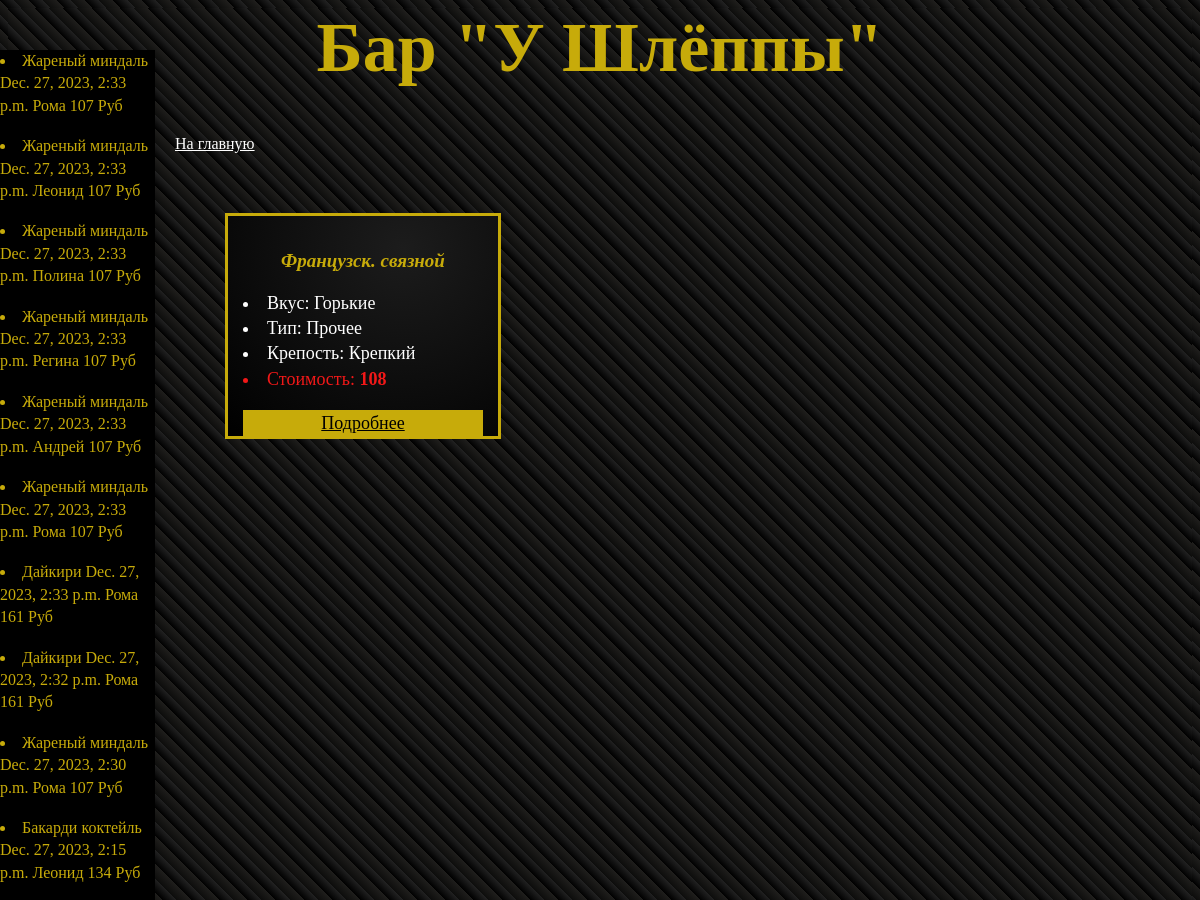
Before: /taste/2/ (upper part) with the older database file.
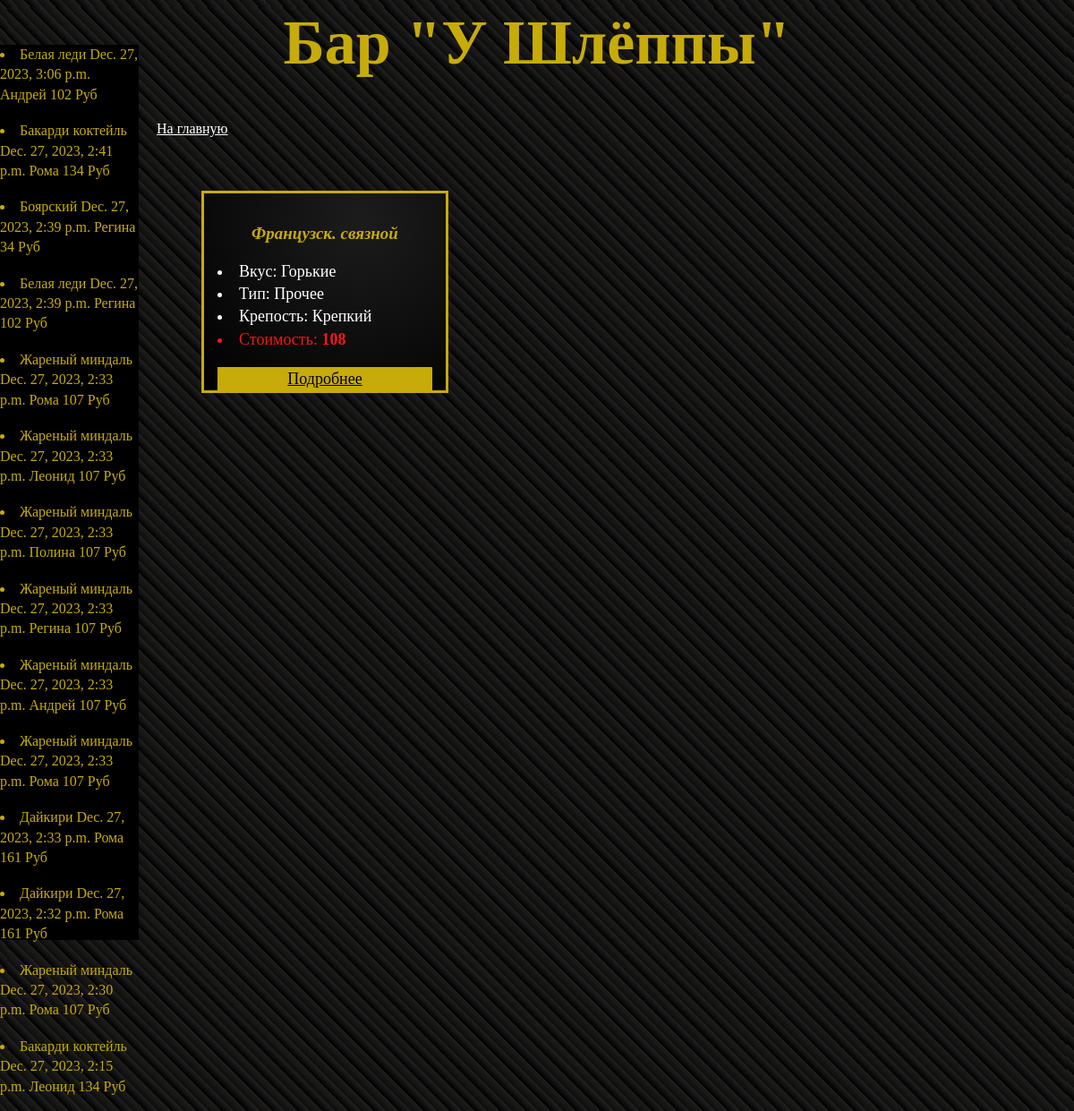
After: the same page with the newer database file.
### cocktails/models.py (models this page shows)
class Cocktail(models.Model):
    name = models.CharField(max_length=200)
    ingridients = models.ManyToManyField(Ingridient)
    alcohol = models.ForeignKey(Alcohol, blank=True, on_delete=models.CASCADE)
    taste = models.ForeignKey(Taste, blank=True, on_delete=models.CASCADE)
    group = models.ForeignKey(Group, blank=True, on_delete=models.CASCADE)
    cost = models.IntegerField(default=1)
    comment = models.CharField(max_length=400, default='Это коктейль')
    img = models.ImageField(upload_to='media/', default='media/default.jpg')
    def __str__(self):
        return self.name

class Taste(models.Model):
    name = models.CharField(max_length=200)
    def __str__(self):
        return self.name

class Group(models.Model):
    name = models.CharField(max_length=200)
    def __str__(self):
        return self.name

class Alcohol(models.Model):
    name = models.CharField(max_length=200)
    def __str__(self):
        return self.name

class Bill(models.Model):
    timestamp = models.DateTimeField()
    cock_name = models.CharField(max_length=30)
    cost = models.IntegerField()
    client = models.CharField(max_length=20, default='anon')

### cocktails/views.py (the view)
# urls.py: path('taste/<int:taste_id>/', views.show_category, name='cocks'),
def show_category(request, taste_id):
    not_aval_set = get_available()
    cocks = Cocktail.objects.all().exclude(id__in=not_aval_set).filter(taste_id=taste_id).order_by('name')
    bills = show_bills()
    context = {
        'cocks': cocks,
        'taste_id': taste_id,
        'bills': bills,
    }
    return render(request, 'cocktails/taste.html', context=context)

### cocktails/views.py (called while the page is built)
def get_available():
    not_aval = []
    connect = sqlite3.connect('db.sqlite3')
    cursor = connect.cursor()
    cursor.execute(
        f"SELECT cocktails_ingridient_cost.cocktail_id_id FROM cocktails_ingridient_cost JOIN cocktails_ingridient ON cocktails_ingridient_cost.ingridient_id_id=cocktails_ingridient.id WHERE cocktails_ingridient.availability is False")
    not_aval_cocks = cursor.fetchall()
    connect.close()
    for cock in not_aval_cocks:
        not_aval.append(cock[0])
    not_aval_set = set(not_aval)
    return not_aval_set

def show_bills():
    today = str(date.today())
    bills = Bill.objects.filter(timestamp__icontains=today).order_by('-timestamp')
    return bills

### cocktails/templates/cocktails/taste.html (shortened to what this page needs)
{% extends 'cocktails/base.html' %}
{% load static %}
{% block content %}
<!DOCTYPE html>
<html lang="en">
<head>
    <link type="text/css" href="{% static 'cocktails/css/style1.css' %}" rel="stylesheet">
</head>
<body>
<h1>Бар "У Шлёппы"</h1>
<div class="cont">
        <a class="rec_p" href="{% url 'index' %}">На главную</a>
<div class="flex">
{% for i in cocks.all %}
    <div class="flex-itm"><h3>{{ i }}</h3>
    <li>Вкус: {{ i.taste }}</li>
    <li>Тип: {{ i.group }}</li>
    <li>Крепость: {{ i.alcohol }}</li>
    <li class="cost">Стоимость: <b>{{ i.cost }}</b></li>
    <p class="button"><a class="lenk" href="{% url 'cocktail' i.pk %}">Подробнее</a></p></div>
{% endfor %}
</div>
</div>
</body>
</html>
{% endblock %}

### cocktails/templates/cocktails/base.html (shortened to what this page needs)
{% load static %}
<head>
</head>
<body>
            {% block content %}
            {% endblock %}
<div class='bills'>
{% for bill in bills %}
    <li>{{ bill.cock_name }} {{ bill.timestamp }} {{ bill.client }} {{ bill.cost }} Руб</li>
    <br>
{% endfor %}
</div>
</body>

Changed rows visible on the page:
added Bill: cock_name "Белая леди", timestamp "Dec. 27, 2023, 3:06 p.m.", client "Андрей", cost "102"
added Bill: cock_name "Бакарди коктейль", timestamp "Dec. 27, 2023, 2:41 p.m.", client "Рома", cost "134"
added Bill: cock_name "Боярский", timestamp "Dec. 27, 2023, 2:39 p.m.", client "Регина", cost "34"
added Bill: cock_name "Белая леди", timestamp "Dec. 27, 2023, 2:39 p.m.", client "Регина", cost "102"
